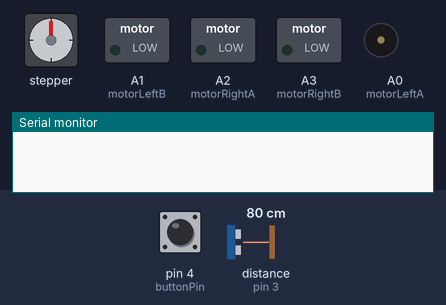
Bench run of a sketch on a simulated Arduino Uno, built with avr-gcc and run on an emulated ATmega328P. Shown: stepper motor, switched loads named in the sketch (green lamp = pin HIGH), buzzer (waves = sounding), the last lines printed to the serial monitor. Wiring (inferred from the names in the program): stepper motor (200 steps per turn assumed): coils pin 10, pin 12, pin 11, pin 13. The test bench sets the inputs (shaded band); at power-on: pin 4 (buttonPin) LOW, distance to the obstacle (sensor on pin 3) 80 cm. The echo pulse lasts 58.3 µs per cm; pins used as bus, display or sensor lines are not drawn.

Above: at 0.8 s.
0.9 s: pin 4 (buttonPin) pulled HIGH for 0.15 s
At 2.3 s:
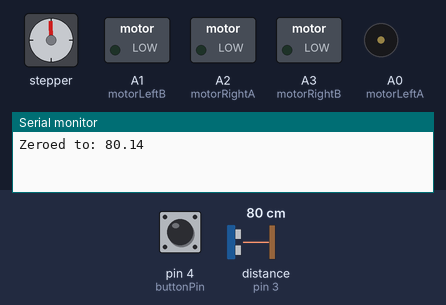
2.6 s: pin 4 (buttonPin) pulled HIGH for 1 s
At 3.66 s:
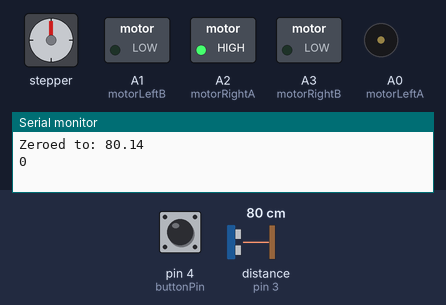
5.6 s: distance to the obstacle (sensor on pin 3) set to 73 cm
At 5.77 s:
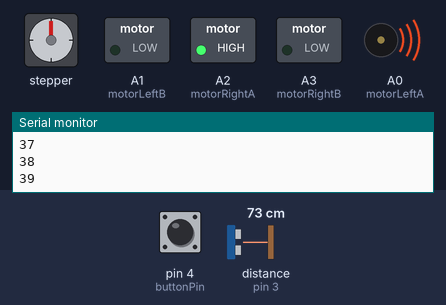
8.6 s: distance to the obstacle (sensor on pin 3) set to 250 cm
At 8.76 s:
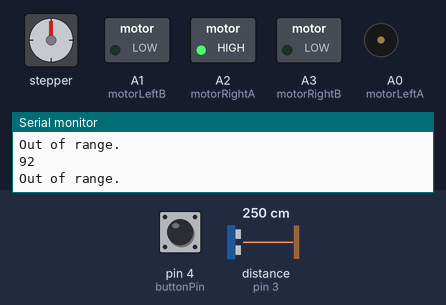
11.6 s: pin 4 (buttonPin) pulled HIGH for 0.15 s
At 11.9 s:
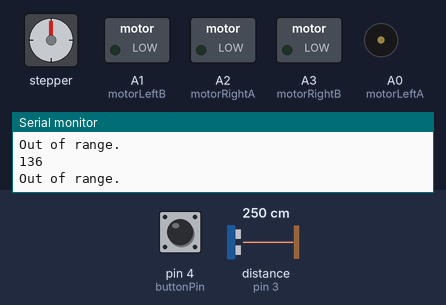
13.2 s: pin 4 (buttonPin) pulled HIGH for 3.2 s
At 17.1 s:
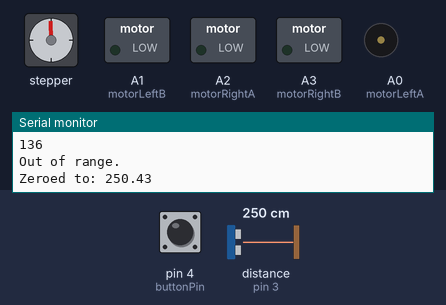
Timing chart, 0 to 18.6 s (numbered marks = the images above; inputs shaded):
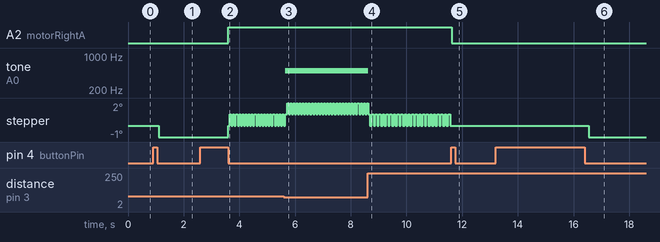

The sketch:

sensor.ino
```cpp
#define soundSpeed 58.2

#define trigPinAlpha 2 // Triggers the sensor to send data back to the arduino
#define echoPinAlpha 3 // Receive channel for sensor data
#define buttonPin 4 //  Button pin for starting the arduino
#define motorLeftA A0 // Left side positive motor control pin
#define motorLeftB A1 // Left side negative motor control pin
#define motorRightA A2 // Right side positive motor control pin
#define motorRightB A3 // Right side negative motor control pin
#define stateGreen 10 // for moving forward
#define stateYellow 11 // LED for moving Left or right
#define stateRed 12 // LED for stopping
#define LEDPin 13 // LED for function state

#define maximumRange 200 // highest acceptible distance from the ultrasonic sensor
#define minimumRange 0 // lowest acceptible distance from the ultrasonic sensor
#define stepDelay 50 // millisecond pause between each step performed
#define zeroAdjust 2 // Maximum amount of variation from zero distance allowed
#define zeroConfidence 10 // # of measurements made when zeroing distance from wall
#define maxDelta 1 // largest amount of change between measurements
#define minDelta 0.25 // lowest amount of change between measurements
#define serialSpeed 9600 // Arduino communication speed

int minThreshold;
int maxThreshold;
float lastDistance;
boolean state = true;
int stepCounter;

void setup() { // Begin serial transmission, initialize all pins, set zero distance, wait for start button
  pinMode(trigPinAlpha, OUTPUT);
  pinMode(echoPinAlpha, INPUT);
  pinMode(LEDPin, OUTPUT);
  pinMode(buttonPin, INPUT);
  pinMode(motorLeftA, OUTPUT);
  pinMode(motorLeftB, OUTPUT);
  pinMode(motorRightA, OUTPUT);
  pinMode(motorRightB, OUTPUT);
  pinMode(stateGreen, OUTPUT);
  pinMode(stateYellow, OUTPUT);
  pinMode(stateRed, OUTPUT);
  Serial.begin(serialSpeed);
  startBot();
}

void startBot() {
  digitalWrite(LEDPin, HIGH);
  requireButtonPress();
  digitalWrite(LEDPin, LOW);
  zeroDistance(zeroConfidence);
  digitalWrite(LEDPin, HIGH);
  requireButtonPress();
  digitalWrite(LEDPin, LOW);

  stepCounter = 0;
}

boolean isButtonDown() {
  return digitalRead(buttonPin) == HIGH;
}

void requireButtonPress() {
  while (isButtonUp()) { // wait for button down

  }
  while (isButtonDown()) { // wait for button up

  }
}

boolean isButtonUp() {
  return digitalRead(buttonPin) == LOW;
}

boolean wasLastDown = false;

void loop() { // measure distance, output its state within the min and max measurements, move accordingly
  if (!wasLastDown && isButtonDown()) {
    stepHalt();

    while (isButtonDown()) {
    }
    startBot();
  }


  wasLastDown = isButtonDown();

  float distance = pingAlpha();
  float deltaDistance = distance - lastDistance;

  Serial.println(stepCounter);

//spin time
  if (stepCounter > 250 && stepCounter < 400) {
    stepLeft();
  }
  // If the distance is within reading range
  if (distance >= minimumRange && distance <= maximumRange) {
    int tooMuchDelta = 0;
    if (deltaDistance >= maxDelta) { // Moving away from the wall too quickly
      tooMuchDelta = 1;
    }
    else if (deltaDistance <= -maxDelta) { // moving towards the wall too quickly
      tooMuchDelta = -1;
    }

    int tooLittleDelta = 0;
    if (deltaDistance <= minDelta) { // Moving away from the wall too slowly
      tooLittleDelta = 1;
    }
    else if (deltaDistance >= -minDelta) { // moving towards the wall too slowly
      tooLittleDelta = -1;
    }

    // If within the threshold, move forward
    if ((distance > minThreshold && distance < maxThreshold)) {
      //Serial.println("Forwards");
      stepForward();
    }
    else if (distance > maxThreshold) { // Moving away from wall
      if (tooMuchDelta < 0) { // If turning too sharp, turn back
        //Serial.println("Turning Towards Wall TOO FAST, moving back");
        stepLeft();
      }
      else if (tooLittleDelta < 0) { // Turn towards the wall
        //Serial.println("Turning Towards Wall");
        stepRight();
      }
      else {
        stepForward();
      }
    }
    else if (distance < minThreshold) { // Moving towards wall
      if (tooMuchDelta > 0) { // If turning too sharp, turn back
        //Serial.println("Turning Away from Wall TOO FAST, moving back");
        stepRight();
      }
      else if (tooLittleDelta > 0) { // Turn away from the wall
        //Serial.println("Turning Away from Wall");
        stepLeft();
      }
      else {
        stepForward();
      }
    }

    /*if (distance - lastDistance < maxDelta && distance - lastDistance > -maxDelta) { // check if change between measurements is within maximum change

      } else {

      }

      float deltaDistance = distance - lastDistance;

      Serial.print("Delta: ");
      Serial.println(deltaDistance);

      if (lastDistance > minThreshold && lastDistance < maxThreshold) { // within the thresholds
      stepForward();
      Serial.println("Forward");
      } else if (lastDistance > maxThreshold) { // beyond threshold
      if (deltaDistance < 0) { // If moving towards the wall
        if (deltaDistance > -maxDeltaDistance) {
          stepForward();
          Serial.println("Forward (Right to wall)");
        }
        else {
          stepRight();
          Serial.println("Right (Into delta distance)");
        }
      } else {
        stepRight();
        Serial.println("Right");
      }
      } else if (lastDistance < minThreshold) { // underneath threshold
      if (deltaDistance > 0) { // If moving away from the wall
        if (deltaDistance < maxDeltaDistance) {
          stepForward();
          Serial.println("Forward (Left from wall)");
        }
        else {
          stepLeft();
          Serial.println("Left (Into delta distance)");
        }
        stepForward();
        Serial.println("Forward (Left from wall)");
      } else {
        stepLeft();
        Serial.println("Left");
      }
      } else {
      stepHalt();
      Serial.println("Stop");
      }

      lastDistance = distance;
      Serial.print("Inst: ");
      Serial.print(lastDistance);
      Serial.println();*/

    lastDistance = distance;
  } else {
    Serial.println("Out of range.");
    stepForward();
  }

  stepCounter++;
  delay(stepDelay);
}

void zeroDistance(int measureCount) { // measure a provided amount of times, set the thresholds according to the average
  float sum = 0;
  for (int i = 0; i < measureCount; i++) {
    sum += pingAlpha();
  }
  sum /= measureCount;
  lastDistance = sum; // By default, the last distance is the current distanceM
  minThreshold = sum - zeroAdjust;
  maxThreshold = sum + zeroAdjust;
  Serial.print("Zeroed to: ");
  Serial.println(sum);
  digitalWrite(LEDPin, LOW);
  digitalWrite(stateYellow, HIGH);
  digitalWrite(stateGreen, HIGH);
}

float pingAlpha() { // receive a reading from the ultrasonic distance sensor
  if (state) {
    digitalWrite(LEDPin, HIGH);
  } else {
    digitalWrite(LEDPin, LOW);
  }

  digitalWrite(trigPinAlpha, LOW);
  delayMicroseconds(2);

  digitalWrite(trigPinAlpha, HIGH);
  delayMicroseconds(10);

  digitalWrite(trigPinAlpha, LOW);
  float duration = pulseIn(echoPinAlpha, HIGH);

  state = !state;

  return duration / soundSpeed;
}

void stepForward() { // both motors forward
  digitalWrite(motorLeftA, HIGH);
  digitalWrite(motorLeftB, LOW);
  digitalWrite(motorRightA, HIGH);
  digitalWrite(motorRightB, LOW);

  digitalWrite(stateGreen, HIGH);
  digitalWrite(stateYellow, LOW);
  digitalWrite(stateRed, LOW);
}

void stepLeft() { // left motor off, right motor on
  //digitalWrite(motorLeftA, LOW);
  digitalWrite(motorLeftB, LOW);
  digitalWrite(motorRightA, HIGH);
  digitalWrite(motorRightB, LOW);

  tone(motorLeftA, 500, 50);

  digitalWrite(stateGreen, LOW);
  digitalWrite(stateYellow, HIGH);
  digitalWrite(stateRed, LOW);
}

void stepRight() { // right motor off, left motor on
  digitalWrite(motorLeftA, HIGH);
  digitalWrite(motorLeftB, LOW);
  //digitalWrite(motorRightA, LOW);
  digitalWrite(motorRightB, LOW);

  tone(motorRightA, 500, 50);

  digitalWrite(stateGreen, LOW);
  digitalWrite(stateYellow, HIGH);
  digitalWrite(stateRed, LOW);
}

void stepHalt() { // both motors off
  digitalWrite(motorLeftA, LOW);
  digitalWrite(motorLeftB, LOW);
  digitalWrite(motorRightA, LOW);
  digitalWrite(motorRightB, LOW);

  digitalWrite(stateGreen, LOW);
  digitalWrite(stateYellow, LOW);
  digitalWrite(stateRed, HIGH);
}

void loopStart(int startLocation) {
  // turn left until the startlocation is met again
}
```

Measured:
- the behaviour switches between 78 and 77 cm on distance to the obstacle (sensor on pin 3) (found by bisection; images 2 and 3)
- after the input at 2.6 s, A2 (motorRightA): LOW → HIGH after 1.0 s; stepper: alternates 1° for 0.06 s and 0° for 0.06 s, starting after 1.0 s
- after the input at 5.6 s, tone on A0 (motorLeftA): silent → 500 Hz after 0.05 s
- after the input at 8.6 s, tone on A0 (motorLeftA): 500 Hz → silent at once
- after the input at 11.6 s, A2 (motorRightA): HIGH → LOW at once; stepper: stops changing and stays 0°
